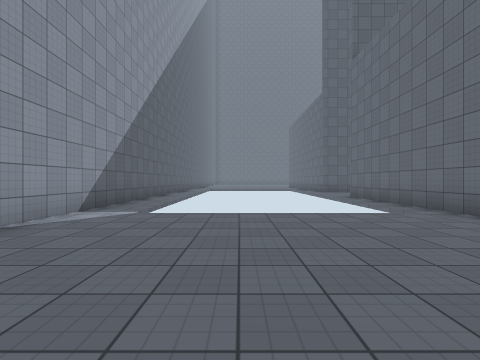
View 1 (above)

21 first-person views from a walk through a Unity game level. The camera is 1.3 m above the floor, looks level and sees 85° across. The floor is counted in squares, 2 m on a side. Each view is taken from the middle of a square. On the plan, view 1 faces up. The plan holds only what a view shows up to about 9 squares ahead; the rest is blank. The place goes on beyond the plan. Surface patterns are stand-ins for the level's own textures.

View 2
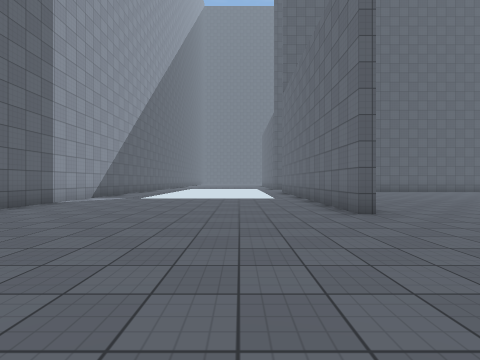

View 3
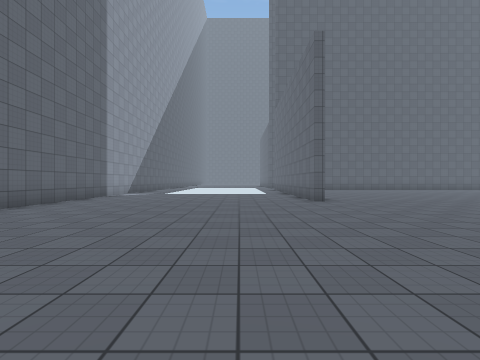

View 4
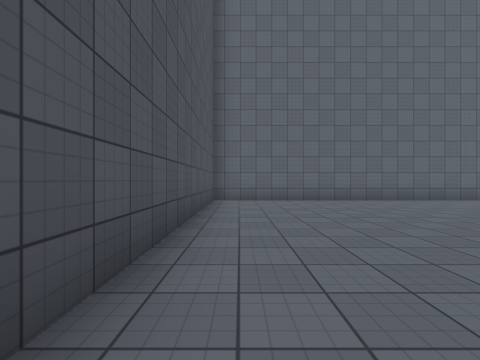

View 5
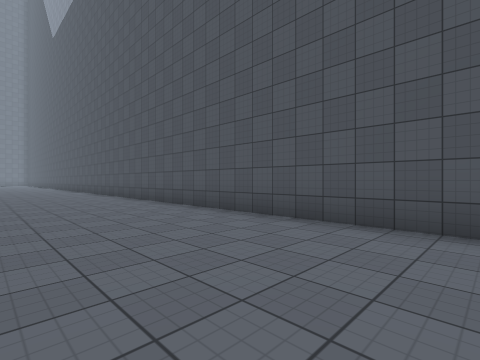

View 6
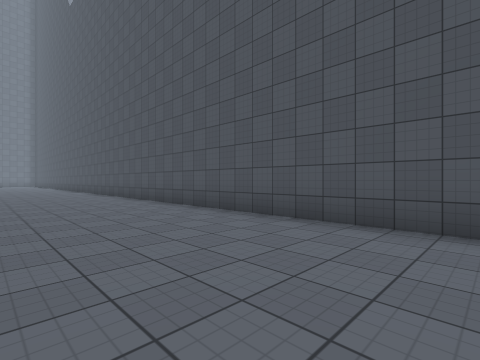

View 7
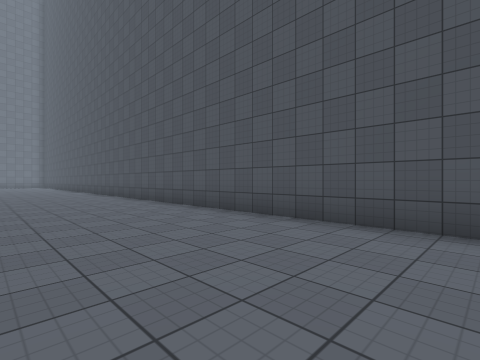

View 8
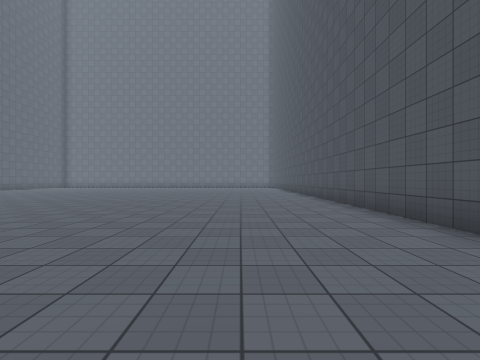

View 9
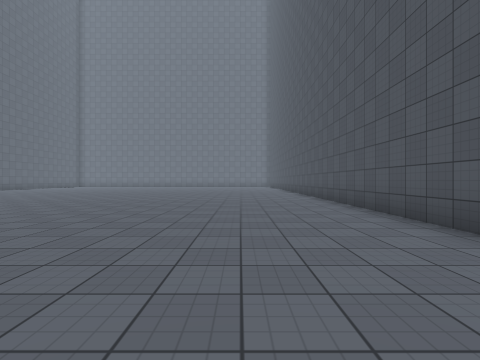

View 10
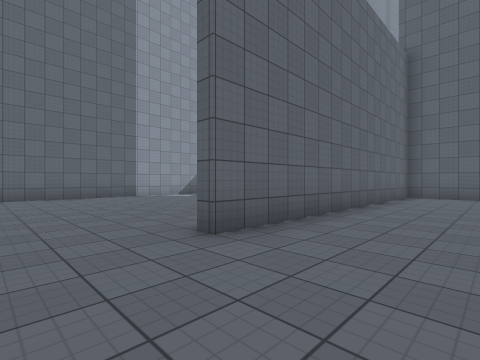

View 11
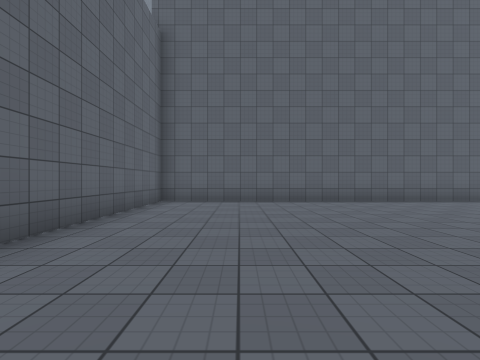

View 12
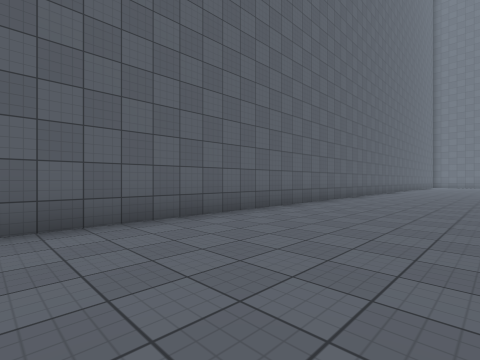

View 13
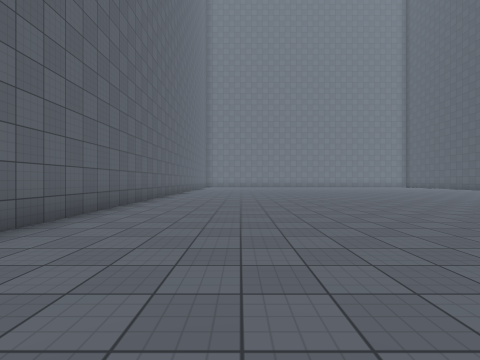

View 14
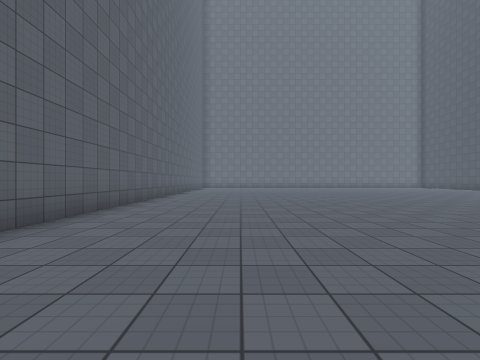

View 15
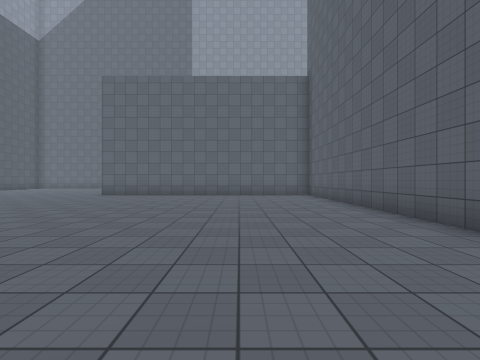

View 16
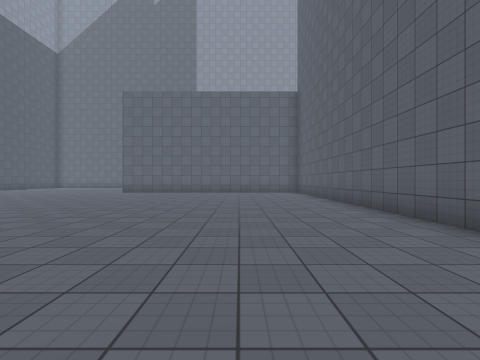

View 17
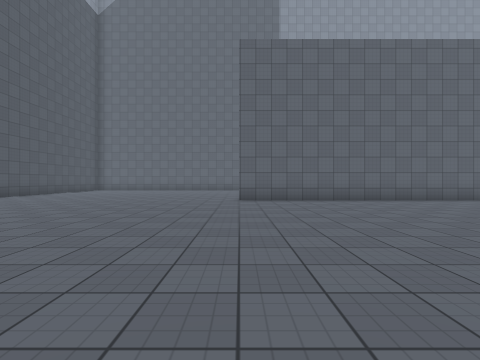

View 18
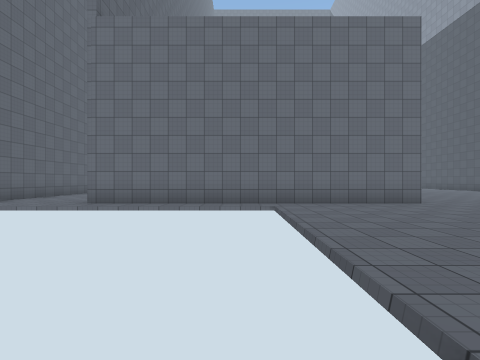

View 19
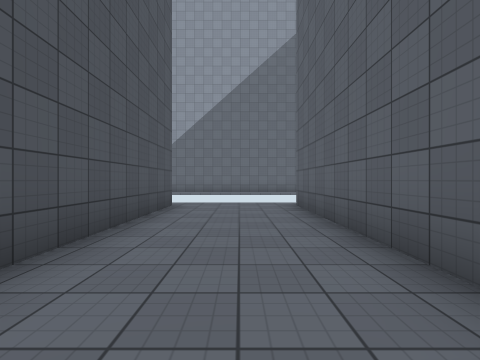

View 20
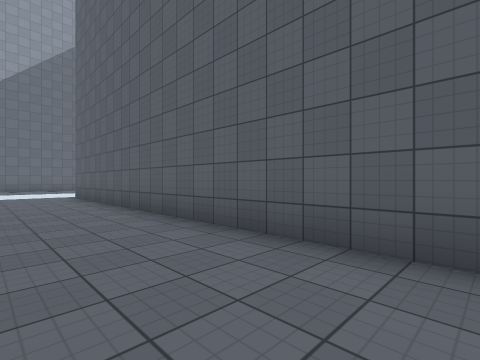

View 21
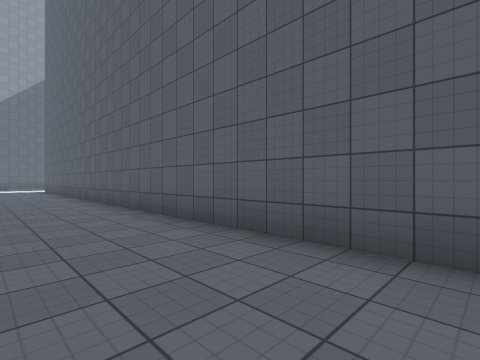

### Floor plan
Points are (right, up) in squares from view 1. A wall is a line through its corners. A room is listed if a view was taken in it or the views show most of it. See-through windows are left out.
Room 1 (views 1, 2, 3, 4, 5, 6, 7, 8, 9, 10, 11, 12, 13, 14, 15, 16, 17)
walls: (4.3, 0.9) (4.3, 5.6); (-3.3, 5.5) (-3.3, -7.8) (24, -7.8); (25, 10) (4.6, 10) (4.6, 0.9)
ways out: opening at (-3, 5) to room 2; opening at (4, 6) to room 3
Room 2 (view 18)
walls: (-3.3, 9) (-3.3, 5.5)
ways out: opening at (-3, 5) to room 1; opening at (4, 13) to room 3
Room 3 (views 19, 20, 21)
walls: (21, 13.4) (4.4, 13.4); (4.3, 5.6) (4.3, 10.3) (9.1, 10.3)
ways out: opening at (4, 6) to room 1; opening at (4, 13) to room 2

Positions as (right, up) in squares from view 1, and headings:
1: (0, 0), facing up
2: (2, -4), facing up
3: (2, -7), facing up
4: (5, -7), facing left
5: (1, -4), facing down-right
6: (6, -4), facing down-right
7: (11, -4), facing down-right
8: (15, -5), facing right
9: (13, -5), facing right
10: (7, -1), facing up-left
11: (7, 2), facing up
12: (11, 6), facing up-right
13: (14, 7), facing right
14: (16, 7), facing right
15: (16, 7), facing left
16: (18, 7), facing left
17: (13, 1), facing left
18: (-3, 6), facing right
19: (11, 12), facing left
20: (15, 11), facing up-left
21: (21, 11), facing up-left
